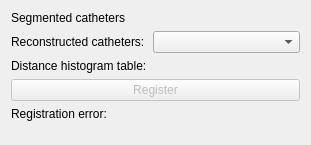
<?xml version="1.0" encoding="UTF-8"?>
<ui version="4.0">
 <class>CatheterRegistration</class>
 <widget class="QWidget" name="CatheterRegistration">
  <property name="geometry">
   <rect>
    <x>0</x>
    <y>0</y>
    <width>311</width>
    <height>145</height>
   </rect>
  </property>
  <layout class="QFormLayout" name="formLayout">
   <item row="0" column="0">
    <widget class="QLabel" name="label">
     <property name="text">
      <string>Segmented catheters</string>
     </property>
    </widget>
   </item>
   <item row="0" column="1">
    <widget class="qMRMLNodeComboBox" name="MRMLNodeComboBox_SegmentedCatheters">
     <property name="toolTip">
      <string>Pick the input to the algorithm.</string>
     </property>
     <property name="nodeTypes">
      <stringlist>
       <string>vtkMRMLSegmentationNode</string>
      </stringlist>
     </property>
     <property name="showChildNodeTypes">
      <bool>false</bool>
     </property>
     <property name="addEnabled">
      <bool>false</bool>
     </property>
     <property name="removeEnabled">
      <bool>false</bool>
     </property>
    </widget>
   </item>
   <item row="1" column="0">
    <widget class="QLabel" name="label_2">
     <property name="text">
      <string>Reconstructed catheters:</string>
     </property>
    </widget>
   </item>
   <item row="1" column="1">
    <widget class="qMRMLSubjectHierarchyComboBox" name="SubjectHierarchyComboBox_ReconstructedCatheters">
     <property name="defaultText">
      <string>Select folder containing reconstructed catheter models</string>
     </property>
    </widget>
   </item>
   <item row="3" column="0" colspan="2">
    <widget class="QPushButton" name="registerButton">
     <property name="enabled">
      <bool>false</bool>
     </property>
     <property name="toolTip">
      <string>Run the algorithm.</string>
     </property>
     <property name="text">
      <string>Register</string>
     </property>
    </widget>
   </item>
   <item row="2" column="0">
    <widget class="QLabel" name="label_3">
     <property name="text">
      <string>Distance histogram table:</string>
     </property>
    </widget>
   </item>
   <item row="2" column="1">
    <widget class="qMRMLNodeComboBox" name="MRMLNodeComboBox_DistanceHistogramTable">
     <property name="nodeTypes">
      <stringlist>
       <string>vtkMRMLTableNode</string>
      </stringlist>
     </property>
    </widget>
   </item>
   <item row="4" column="0">
    <widget class="QLabel" name="label_4">
     <property name="text">
      <string>Registration error:</string>
     </property>
    </widget>
   </item>
   <item row="4" column="1">
    <widget class="QLabel" name="label_RegistrationError">
     <property name="text">
      <string/>
     </property>
    </widget>
   </item>
  </layout>
 </widget>
 <customwidgets>
  <customwidget>
   <class>qMRMLNodeComboBox</class>
   <extends>QWidget</extends>
   <header>qMRMLNodeComboBox.h</header>
  </customwidget>
  <customwidget>
   <class>qMRMLSubjectHierarchyComboBox</class>
   <extends>ctkComboBox</extends>
   <header>qMRMLSubjectHierarchyComboBox.h</header>
  </customwidget>
  <customwidget>
   <class>ctkComboBox</class>
   <extends>QComboBox</extends>
   <header>ctkComboBox.h</header>
  </customwidget>
 </customwidgets>
 <resources/>
 <connections/>
</ui>
